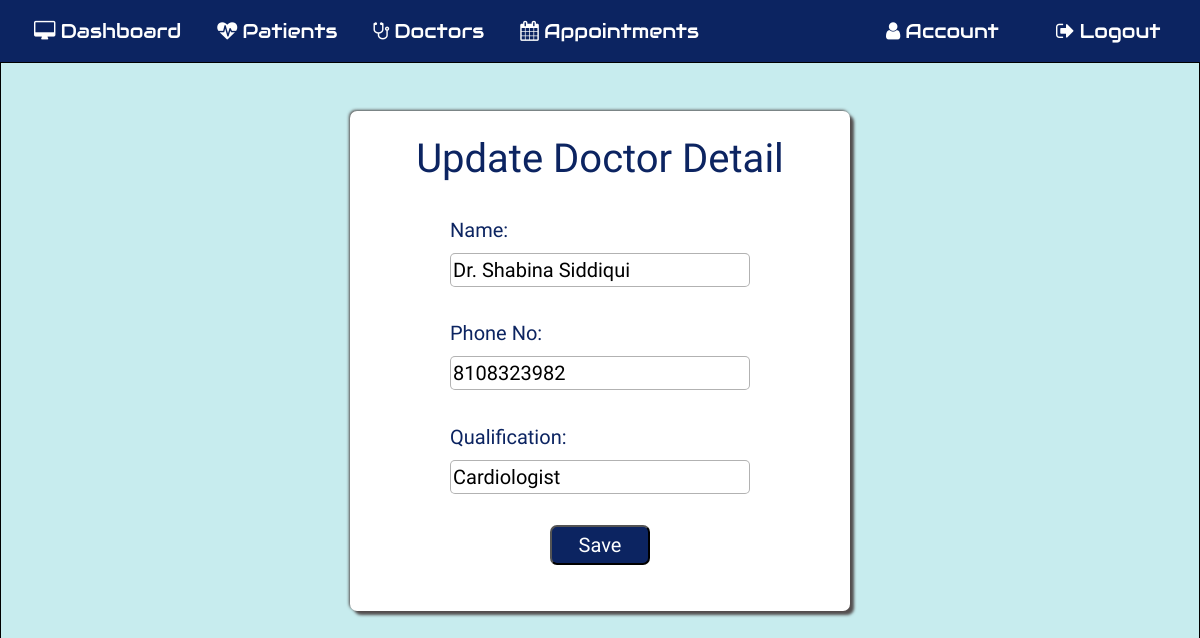
The app's page /editdoctor/2 (signed in), older data.
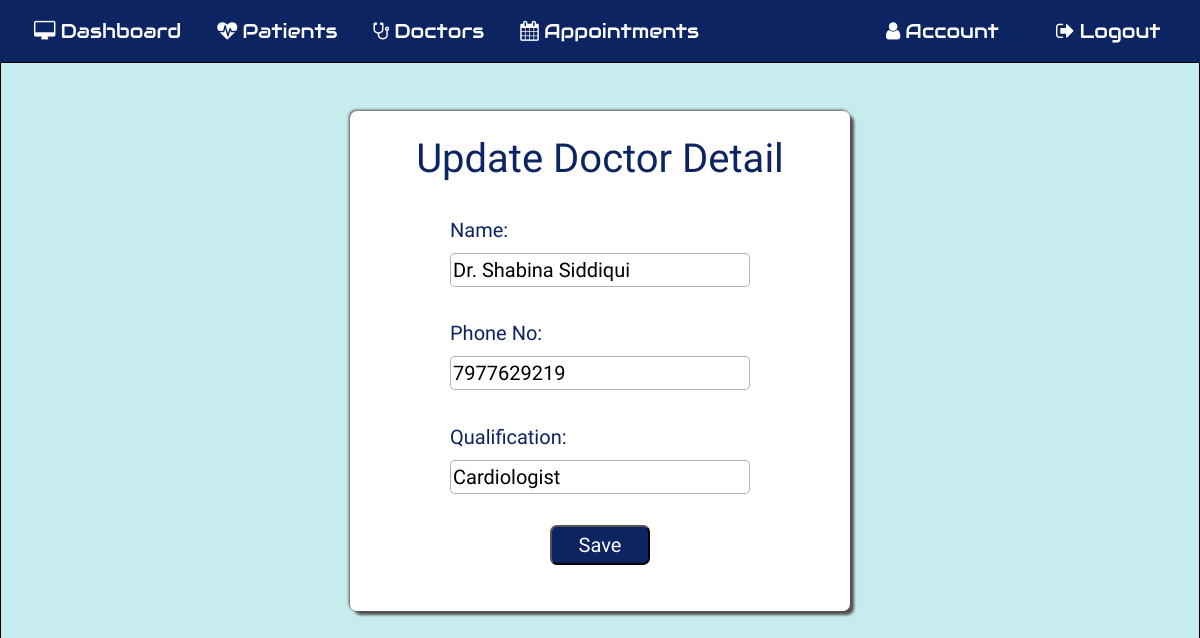
The same page, newer data.
### application/routes.py (models this page shows, shortened)
class Doctor(db.Model):
  __tablename__ = 'Doctor'
  id = db.Column(db.Integer, primary_key=True)
  dname = db.Column(db.String(20))
  dphone = db.Column(db.String(20))
  dqual = db.Column(db.String(100))
  profileimage = db.Column(db.String(20), nullable=False, default='default.jpg')

### application/routes.py (the view, shortened to what this page needs)
@app.route('/editdoctor/<id>', methods=['GET', 'POST'])
def editdoctor(id):
  if 'username' in session:
    editdoc = Doctor.query.filter_by( id = id )
    return render_template('editdoctor.html', editdoc=editdoc)

### application/templates/editdoctor.html
{% extends 'layout.html' %}
{% include "includes/nav.html" %} {% block content %}
<section id="adddoctor">
  <div class="form-style form-doc">
    <h1 class="mt-4">Update Doctor Detail</h1>
    {% for edit in editdoc %}
    <form action="" method="POST">
      <div class="inner-form inner-editdoc mt-4">
      <div class="form-input">
        <label for="ndname">Name:&nbsp;</label>
        <input type="text" class="text1" id="dname" name="ndname" value="{{edit.dname}}" />
      </div>
      <div class="form-input">
        <label for="ndphone">Phone No:&nbsp;</label>
        <input
          type="number"
          class="text1"
          id="dphone"
          maxlength="12"
          min="10"
          name="ndphone"
          value="{{edit.dphone}}"
        />
      </div>
      <div class="form-input">
        <label for="ndqual">Qualification:&nbsp;</label>
        <input type="text" id="dqual" class="text1" name="ndqual" value="{{edit.dqual}}">
      </div>
      <div class="form-input btn-submit">
        <button class="button" type="submit">Save</button>
      </div>
    </form>
    {% endfor %}
  </div></div>
</section>
{% endblock %}

Row changes from the older to the newer data that the page shows:
changed Doctor "Dr. Shabina Siddiqui": ndphone "8108323982" → "7977629219"
